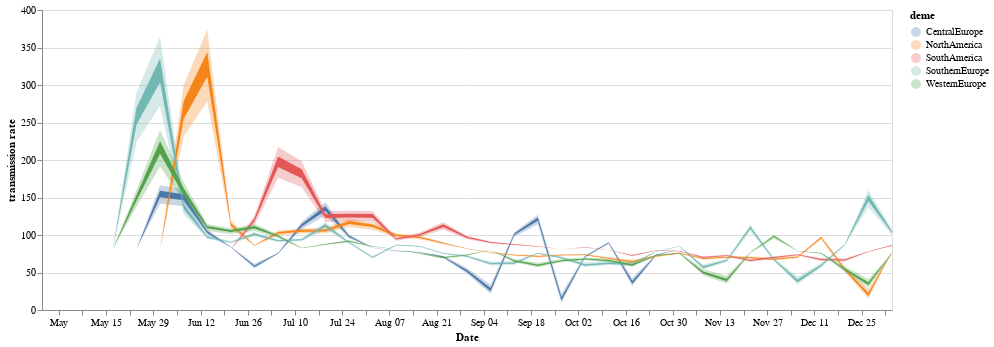

The code cell stored with this chart in its notebook:
### Code cell
line = alt.Chart(test_north).mark_area().encode(
    alt.X('date:T', axis=alt.Axis(title="Date", grid=False)),
    alt.Y('lower_hpd_log_50',axis=alt.Axis(title="transmission rate"), scale = alt.Scale(zero= False)),
    alt.Y2('upper_hpd_log_50'),
    color=alt.Color('deme:N')
).properties(
    width=850,
    height=300
)

band = alt.Chart(test_north).mark_area(
    opacity=0.3
).encode(
    alt.X('date:T', axis=alt.Axis(title="Date", grid=False)),
    alt.Y('lower_hpd_log_95'),
    alt.Y2('upper_hpd_log_95'),
    color=alt.Color('deme:N')
).properties(
    width=850,
    height=300
)

band + line

### Figure 1 — Vega-Lite specification as saved in the notebook (floating-point values rounded to 4 significant figures; data arrays with more than 128 entries replaced by an {"elided": "..."} marker saying what was removed)
{"config": {"view": {"continuousWidth": 400, "continuousHeight": 300}}, "layer": [{"mark": {"type": "area", "opacity": 0.3}, "encoding": {"color": {"field": "deme", "type": "nominal"}, "x": {"axis": {"grid": false, "title": "Date"}, "field": "date", "type": "temporal"}, "y": {"field": "lower_hpd_log_95", "type": "quantitative"}, "y2": {"field": "upper_hpd_log_95"}}, "height": 300, "width": 850}, {"mark": "area", "encoding": {"color": {"field": "deme", "type": "nominal"}, "x": {"axis": {"grid": false, "title": "Date"}, "field": "date", "type": "temporal"}, "y": {"axis": {"title": "transmission rate"}, "field": "lower_hpd_log_50", "scale": {"zero": false}, "type": "quantitative"}, "y2": {"field": "upper_hpd_log_50"}}, "height": 300, "width": 850}], "data": {"name": "data-48b16c1d2ea232baa51bcab55cbbacec"}, "$schema": "https://vega.github.io/schema/vega-lite/v4.17.0.json", "datasets": {"data-48b16c1d2ea232baa51bcab55cbbacec": {"elided": "185 records"}}}
